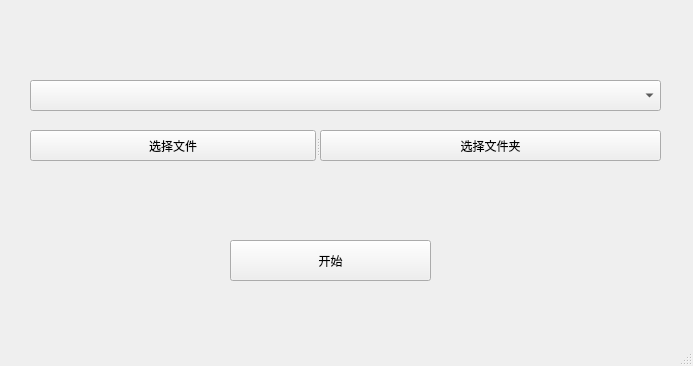
<?xml version="1.0" encoding="UTF-8"?>
<ui version="4.0">
 <class>MainWindow</class>
 <widget class="QMainWindow" name="MainWindow">
  <property name="geometry">
   <rect>
    <x>0</x>
    <y>0</y>
    <width>693</width>
    <height>366</height>
   </rect>
  </property>
  <property name="windowTitle">
   <string>Markdown图片本地化工具</string>
  </property>
  <widget class="QWidget" name="centralwidget">
   <widget class="QComboBox" name="comboBox">
    <property name="geometry">
     <rect>
      <x>30</x>
      <y>80</y>
      <width>631</width>
      <height>31</height>
     </rect>
    </property>
   </widget>
   <widget class="QPushButton" name="pushButton">
    <property name="geometry">
     <rect>
      <x>230</x>
      <y>240</y>
      <width>201</width>
      <height>41</height>
     </rect>
    </property>
    <property name="styleSheet">
     <string notr="true">font: 16pt &quot;宋体&quot;;</string>
    </property>
    <property name="text">
     <string>开始</string>
    </property>
   </widget>
   <widget class="QSplitter" name="splitter">
    <property name="geometry">
     <rect>
      <x>30</x>
      <y>130</y>
      <width>631</width>
      <height>31</height>
     </rect>
    </property>
    <property name="orientation">
     <enum>Qt::Horizontal</enum>
    </property>
    <widget class="QToolButton" name="toolButton_single_file">
     <property name="text">
      <string>选择文件</string>
     </property>
    </widget>
    <widget class="QToolButton" name="toolButton_dir">
     <property name="text">
      <string>选择文件夹</string>
     </property>
    </widget>
   </widget>
  </widget>
  <widget class="QMenuBar" name="menubar">
   <property name="geometry">
    <rect>
     <x>0</x>
     <y>0</y>
     <width>693</width>
     <height>23</height>
    </rect>
   </property>
  </widget>
  <widget class="QStatusBar" name="statusbar"/>
 </widget>
 <resources/>
 <connections/>
 <slots>
  <signal>signal1()</signal>
 </slots>
</ui>
